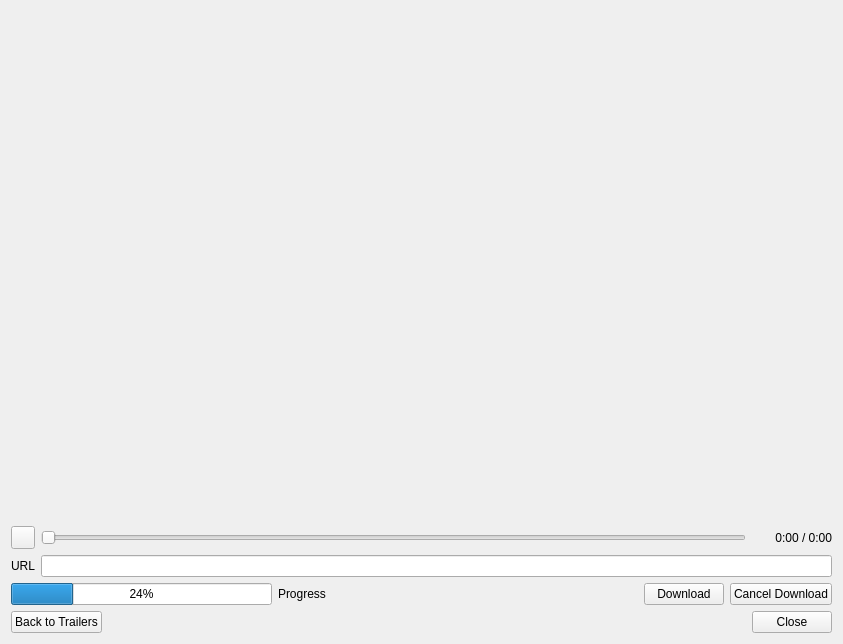
<?xml version="1.0" encoding="UTF-8"?>
<ui version="4.0">
 <class>TrailerDialog</class>
 <widget class="QDialog" name="TrailerDialog">
  <property name="windowModality">
   <enum>Qt::ApplicationModal</enum>
  </property>
  <property name="geometry">
   <rect>
    <x>0</x>
    <y>0</y>
    <width>843</width>
    <height>644</height>
   </rect>
  </property>
  <property name="windowTitle">
   <string>Trailer</string>
  </property>
  <property name="modal">
   <bool>true</bool>
  </property>
  <layout class="QVBoxLayout" name="verticalLayout">
   <item>
    <widget class="SlidingStackedWidget" name="stackedWidget">
     <property name="currentIndex">
      <number>2</number>
     </property>
     <widget class="QWidget" name="page">
      <layout class="QVBoxLayout" name="verticalLayout_2">
       <property name="leftMargin">
        <number>0</number>
       </property>
       <property name="topMargin">
        <number>0</number>
       </property>
       <property name="rightMargin">
        <number>0</number>
       </property>
       <property name="bottomMargin">
        <number>0</number>
       </property>
       <item>
        <layout class="QHBoxLayout" name="horizontalLayout_2">
         <item>
          <widget class="QLabel" name="label">
           <property name="text">
            <string>Scraper</string>
           </property>
          </widget>
         </item>
         <item>
          <widget class="QComboBox" name="comboScraper"/>
         </item>
         <item>
          <widget class="MyLineEdit" name="searchString"/>
         </item>
        </layout>
       </item>
       <item>
        <widget class="QTableWidget" name="results">
         <property name="editTriggers">
          <set>QAbstractItemView::NoEditTriggers</set>
         </property>
         <property name="alternatingRowColors">
          <bool>true</bool>
         </property>
         <property name="selectionMode">
          <enum>QAbstractItemView::SingleSelection</enum>
         </property>
         <property name="selectionBehavior">
          <enum>QAbstractItemView::SelectRows</enum>
         </property>
         <property name="showGrid">
          <bool>false</bool>
         </property>
         <attribute name="horizontalHeaderVisible">
          <bool>false</bool>
         </attribute>
         <attribute name="horizontalHeaderStretchLastSection">
          <bool>true</bool>
         </attribute>
         <attribute name="verticalHeaderVisible">
          <bool>false</bool>
         </attribute>
         <column>
          <property name="text">
           <string>Result</string>
          </property>
         </column>
        </widget>
       </item>
       <item>
        <layout class="QHBoxLayout" name="horizontalLayout_5">
         <item>
          <spacer name="horizontalSpacer_3">
           <property name="orientation">
            <enum>Qt::Horizontal</enum>
           </property>
           <property name="sizeHint" stdset="0">
            <size>
             <width>40</width>
             <height>20</height>
            </size>
           </property>
          </spacer>
         </item>
         <item>
          <widget class="QPushButton" name="buttonClose">
           <property name="text">
            <string>Close</string>
           </property>
           <property name="autoDefault">
            <bool>false</bool>
           </property>
          </widget>
         </item>
        </layout>
       </item>
      </layout>
     </widget>
     <widget class="QWidget" name="page_2">
      <layout class="QVBoxLayout" name="verticalLayout_3">
       <property name="leftMargin">
        <number>0</number>
       </property>
       <property name="topMargin">
        <number>0</number>
       </property>
       <property name="rightMargin">
        <number>0</number>
       </property>
       <property name="bottomMargin">
        <number>0</number>
       </property>
       <item>
        <widget class="QTableWidget" name="trailers">
         <property name="editTriggers">
          <set>QAbstractItemView::NoEditTriggers</set>
         </property>
         <property name="alternatingRowColors">
          <bool>true</bool>
         </property>
         <property name="selectionMode">
          <enum>QAbstractItemView::SingleSelection</enum>
         </property>
         <property name="selectionBehavior">
          <enum>QAbstractItemView::SelectRows</enum>
         </property>
         <property name="showGrid">
          <bool>false</bool>
         </property>
         <property name="wordWrap">
          <bool>true</bool>
         </property>
         <attribute name="horizontalHeaderVisible">
          <bool>false</bool>
         </attribute>
         <attribute name="horizontalHeaderStretchLastSection">
          <bool>true</bool>
         </attribute>
         <attribute name="verticalHeaderVisible">
          <bool>false</bool>
         </attribute>
         <column>
          <property name="text">
           <string>Preview</string>
          </property>
         </column>
         <column>
          <property name="text">
           <string>Language</string>
          </property>
         </column>
         <column>
          <property name="text">
           <string>Title</string>
          </property>
         </column>
        </widget>
       </item>
       <item>
        <layout class="QHBoxLayout" name="horizontalLayout">
         <item>
          <widget class="QPushButton" name="buttonBackToResults">
           <property name="text">
            <string>Back to Search Results</string>
           </property>
          </widget>
         </item>
         <item>
          <spacer name="horizontalSpacer">
           <property name="orientation">
            <enum>Qt::Horizontal</enum>
           </property>
           <property name="sizeHint" stdset="0">
            <size>
             <width>40</width>
             <height>20</height>
            </size>
           </property>
          </spacer>
         </item>
         <item>
          <widget class="QPushButton" name="buttonClose2">
           <property name="text">
            <string>Close</string>
           </property>
          </widget>
         </item>
        </layout>
       </item>
      </layout>
     </widget>
     <widget class="QWidget" name="page_trailerPreview">
      <layout class="QVBoxLayout" name="verticalLayout_4" stretch="1,0,0,0,0">
       <property name="leftMargin">
        <number>0</number>
       </property>
       <property name="topMargin">
        <number>0</number>
       </property>
       <property name="rightMargin">
        <number>0</number>
       </property>
       <property name="bottomMargin">
        <number>0</number>
       </property>
       <item>
        <widget class="QWidget" name="video" native="true"/>
       </item>
       <item>
        <layout class="QHBoxLayout" name="horizontalLayout_7">
         <item>
          <widget class="QToolButton" name="btnPlayPause">
           <property name="cursor">
            <cursorShape>PointingHandCursor</cursorShape>
           </property>
           <property name="text">
            <string/>
           </property>
           <property name="icon">
            <iconset resource="../../MediaElch.qrc">
             <normaloff>:/img/video_play_64.png</normaloff>:/img/video_play_64.png</iconset>
           </property>
          </widget>
         </item>
         <item>
          <widget class="QSlider" name="seekSlider">
           <property name="orientation">
            <enum>Qt::Horizontal</enum>
           </property>
          </widget>
         </item>
         <item>
          <widget class="QLabel" name="time">
           <property name="minimumSize">
            <size>
             <width>80</width>
             <height>0</height>
            </size>
           </property>
           <property name="text">
            <string notr="true">0:00 / 0:00</string>
           </property>
           <property name="alignment">
            <set>Qt::AlignRight|Qt::AlignTrailing|Qt::AlignVCenter</set>
           </property>
          </widget>
         </item>
        </layout>
       </item>
       <item>
        <layout class="QHBoxLayout" name="horizontalLayout_3">
         <item>
          <widget class="QLabel" name="label_2">
           <property name="text">
            <string>URL</string>
           </property>
          </widget>
         </item>
         <item>
          <widget class="QLineEdit" name="url">
           <property name="readOnly">
            <bool>true</bool>
           </property>
          </widget>
         </item>
        </layout>
       </item>
       <item>
        <layout class="QHBoxLayout" name="horizontalLayout_4">
         <item>
          <widget class="QProgressBar" name="progressBar">
           <property name="value">
            <number>24</number>
           </property>
          </widget>
         </item>
         <item>
          <widget class="QLabel" name="progress">
           <property name="minimumSize">
            <size>
             <width>100</width>
             <height>0</height>
            </size>
           </property>
           <property name="text">
            <string>Progress</string>
           </property>
           <property name="alignment">
            <set>Qt::AlignLeading|Qt::AlignLeft|Qt::AlignVCenter</set>
           </property>
          </widget>
         </item>
         <item>
          <spacer name="horizontalSpacer_4">
           <property name="orientation">
            <enum>Qt::Horizontal</enum>
           </property>
           <property name="sizeHint" stdset="0">
            <size>
             <width>40</width>
             <height>20</height>
            </size>
           </property>
          </spacer>
         </item>
         <item>
          <widget class="QPushButton" name="buttonDownload">
           <property name="text">
            <string>Download</string>
           </property>
          </widget>
         </item>
         <item>
          <widget class="QPushButton" name="buttonCancelDownload">
           <property name="text">
            <string>Cancel Download</string>
           </property>
          </widget>
         </item>
        </layout>
       </item>
       <item>
        <layout class="QHBoxLayout" name="horizontalLayout_6">
         <item>
          <widget class="QPushButton" name="buttonBackToTrailers">
           <property name="text">
            <string>Back to Trailers</string>
           </property>
          </widget>
         </item>
         <item>
          <spacer name="horizontalSpacer_2">
           <property name="orientation">
            <enum>Qt::Horizontal</enum>
           </property>
           <property name="sizeHint" stdset="0">
            <size>
             <width>40</width>
             <height>20</height>
            </size>
           </property>
          </spacer>
         </item>
         <item>
          <widget class="QPushButton" name="buttonClose3">
           <property name="text">
            <string>Close</string>
           </property>
          </widget>
         </item>
        </layout>
       </item>
      </layout>
     </widget>
    </widget>
   </item>
  </layout>
 </widget>
 <customwidgets>
  <customwidget>
   <class>MyLineEdit</class>
   <extends>QLineEdit</extends>
   <header>smallWidgets/MyLineEdit.h</header>
  </customwidget>
  <customwidget>
   <class>SlidingStackedWidget</class>
   <extends>QStackedWidget</extends>
   <header>smallWidgets/SlidingStackedWidget.h</header>
   <container>1</container>
  </customwidget>
 </customwidgets>
 <resources>
  <include location="../../MediaElch.qrc"/>
 </resources>
 <connections>
  <connection>
   <sender>buttonClose</sender>
   <signal>clicked()</signal>
   <receiver>TrailerDialog</receiver>
   <slot>reject()</slot>
   <hints>
    <hint type="sourcelabel">
     <x>792</x>
     <y>523</y>
    </hint>
    <hint type="destinationlabel">
     <x>421</x>
     <y>321</y>
    </hint>
   </hints>
  </connection>
  <connection>
   <sender>buttonClose2</sender>
   <signal>clicked()</signal>
   <receiver>TrailerDialog</receiver>
   <slot>reject()</slot>
   <hints>
    <hint type="sourcelabel">
     <x>792</x>
     <y>615</y>
    </hint>
    <hint type="destinationlabel">
     <x>421</x>
     <y>321</y>
    </hint>
   </hints>
  </connection>
  <connection>
   <sender>buttonClose3</sender>
   <signal>clicked()</signal>
   <receiver>TrailerDialog</receiver>
   <slot>reject()</slot>
   <hints>
    <hint type="sourcelabel">
     <x>792</x>
     <y>615</y>
    </hint>
    <hint type="destinationlabel">
     <x>421</x>
     <y>321</y>
    </hint>
   </hints>
  </connection>
 </connections>
</ui>
